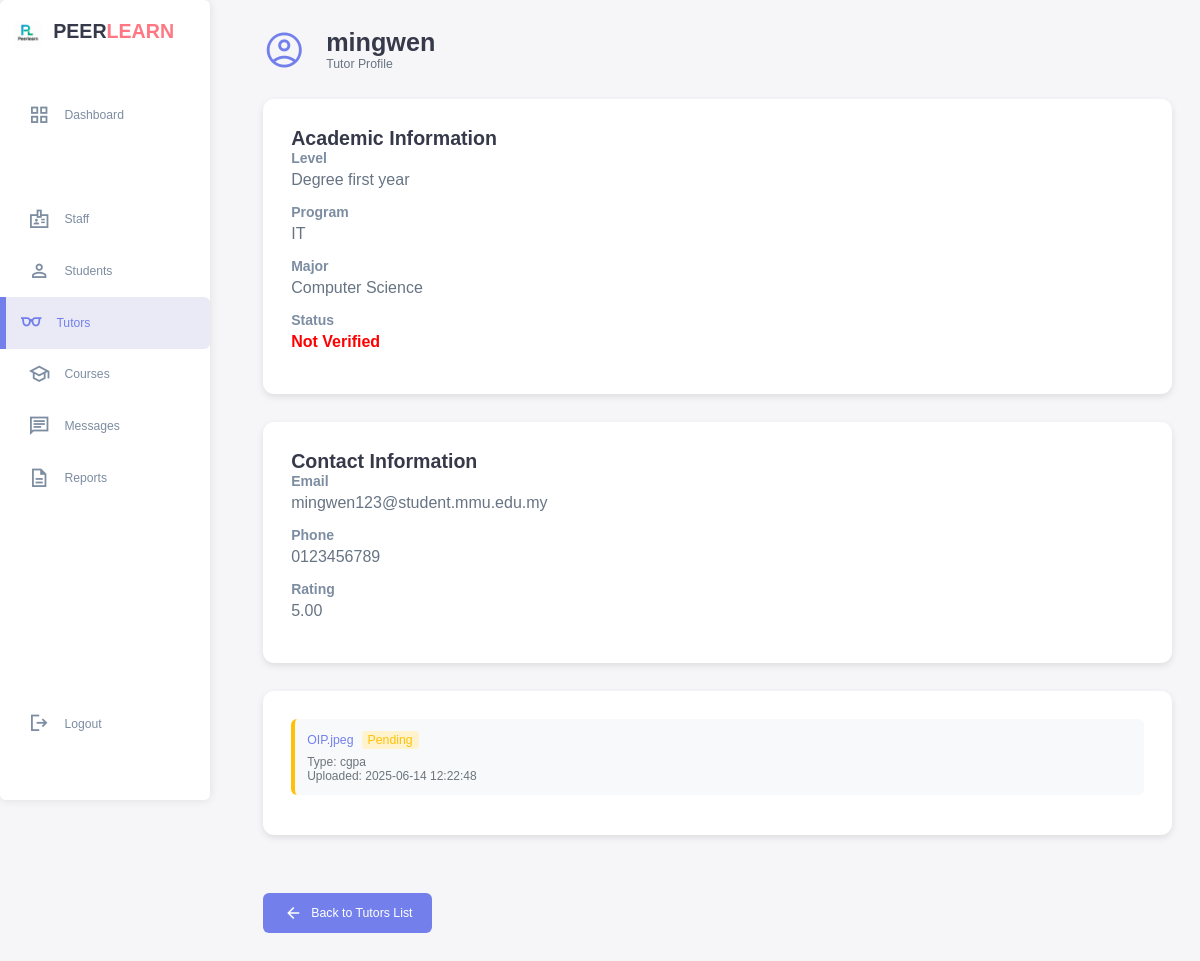
/tutor_details.php?id=16, run on an earlier commit of the app's database.
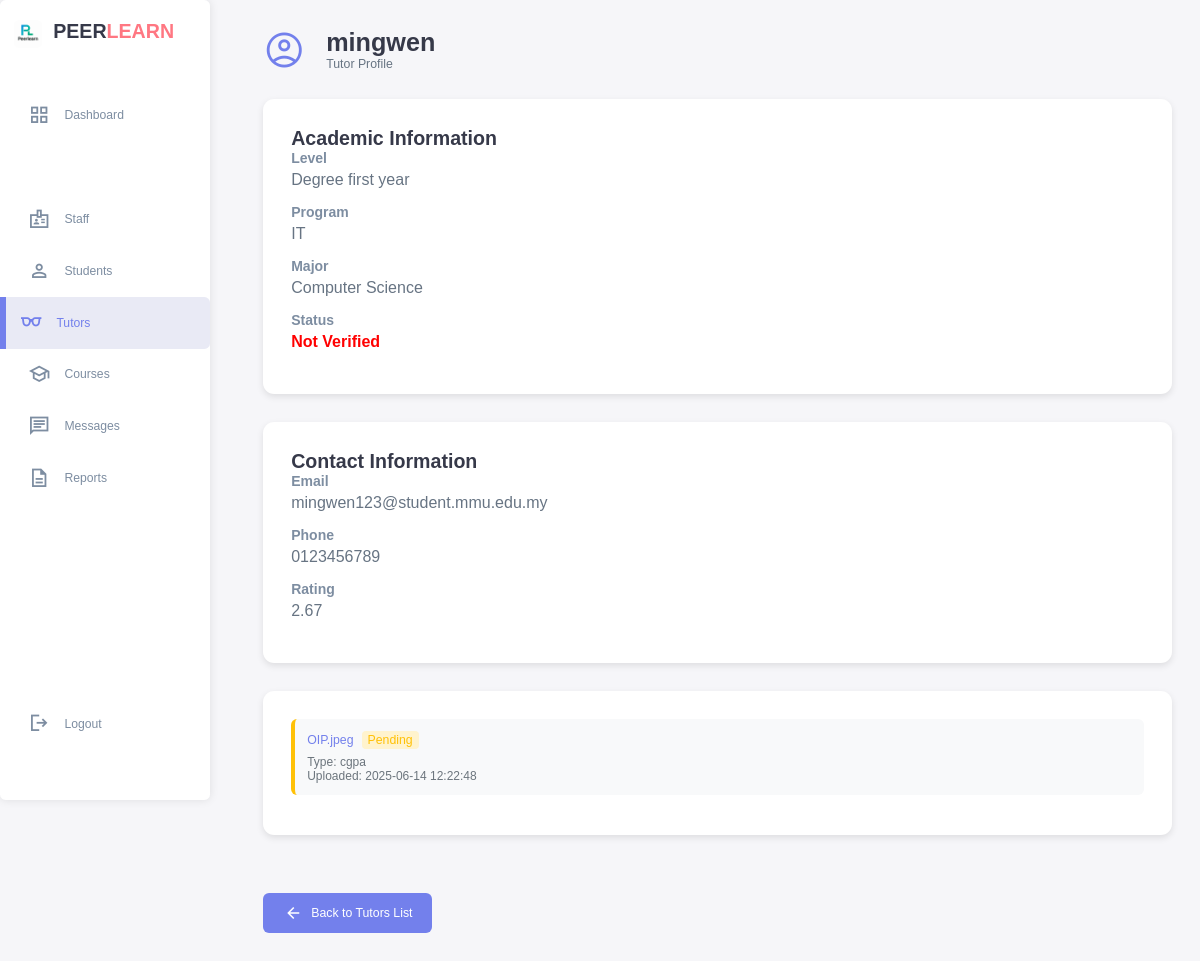
And on a later commit of the database.
### tables this page shows
CREATE TABLE `tutorprofile` (
  `user_id` int(11) NOT NULL,
  `major` varchar(100) DEFAULT NULL,
  `year` varchar(50) DEFAULT NULL,
  `bio` text DEFAULT NULL,
  `qualifications` text DEFAULT NULL,
  `is_verified` tinyint(1) DEFAULT 0,
  `rating` decimal(3,2) DEFAULT 0.00,
  `total_sessions` int(11) DEFAULT 0,
  `program` varchar(255) DEFAULT NULL,
  `status` varchar(50) DEFAULT NULL
);

CREATE TABLE `user` (
  `user_id` int(11) NOT NULL,
  `username` varchar(50) NOT NULL,
  `password` varchar(255) DEFAULT NULL,
  `email` varchar(100) NOT NULL,
  `role` enum('student','tutor','admin') NOT NULL,
  `first_name` varchar(50) NOT NULL,
  `last_name` varchar(50) NOT NULL,
  `phone` varchar(20) DEFAULT NULL,
  `profile_image` varchar(255) DEFAULT NULL,
  `is_active` tinyint(1) DEFAULT 1,
  `created_at` timestamp NOT NULL DEFAULT current_timestamp(),
  `last_login` datetime DEFAULT NULL,
  `reset_token_hash` varchar(64) DEFAULT NULL,
  `reset_token_expires_at` datetime DEFAULT NULL
);

CREATE TABLE `credential_file` (
  `file_id` int(11) NOT NULL,
  `file_name` varchar(255) NOT NULL,
  `file_path` varchar(255) NOT NULL,
  `file_type` varchar(50) NOT NULL,
  `upload_date` timestamp NOT NULL DEFAULT current_timestamp(),
  `is_verified` tinyint(1) DEFAULT 0,
  `verified_by` int(11) DEFAULT NULL,
  `verification_date` datetime DEFAULT NULL,
  `status` enum('pending','approved','rejected') NOT NULL DEFAULT 'pending',
  `rejection_reason` text DEFAULT NULL,
  `user_id` int(11) NOT NULL
);

### tutor_details.php (the view, shortened to what the changed rows need)
<?php
$servername = "localhost";
$username = "root";
$password = "";
$dbname = "peer_tutoring_platform";
$conn = new mysqli($servername, $username, $password, $dbname);
$tutor = null;
$credentials = array();
if(isset($_GET['id']) && !empty($_GET['id'])) {
    $user_id = $conn->real_escape_string($_GET['id']);
    $sql = "SELECT sp.*, u.username, u.email, u.phone,
               sp.is_verified as tutor_is_verified,
               cf.file_id, cf.file_name, cf.file_path, cf.file_type,
               cf.upload_date, cf.status, cf.is_verified, cf.rejection_reason
        FROM tutorprofile sp
        JOIN user u ON sp.user_id = u.user_id
        LEFT JOIN credential_file cf ON sp.user_id = cf.user_id
        WHERE sp.user_id = '$user_id'
        ORDER BY
            CASE WHEN cf.status = 'approved' THEN 0
                 WHEN cf.status = 'pending' THEN 1
                 ELSE 2 END,
            cf.upload_date DESC";
    $result = $conn->query($sql);
    if ($result->num_rows > 0) {
        while($row = $result->fetch_assoc()) {
            if ($tutor === null) {
                $tutor = array(
                    'username' => $row['username'],
                    'email' => $row['email'],
                    'phone' => $row['phone'],
                    'year' => $row['year'],
                    'program' => $row['program'],
                    'major' => $row['major'],
                    'rating' => $row['rating'],
                    'is_verified' => $row['tutor_is_verified']
                );
            }
            if (!empty($row['file_id'])) {
                $credentials[] = array(
                    'file_id' => $row['file_id'],
                    'file_name' => $row['file_name'],
                    'file_path' => $row['file_path'],
                    'file_type' => $row['file_type'],
                    'upload_date' => $row['upload_date'],
                    'status' => $row['status'],
                    'is_verified' => $row['is_verified'],
                    'rejection_reason' => $row['rejection_reason']
                );
            }
        }
    }
}
?>
<!DOCTYPE html>
<html lang="en">
<head>
    <link rel="stylesheet" href="studentstyle.css">
</head>
<body>
    <div class="container">
        <aside>
            <div class="top">
                <div class="logo">
                    <h2>PEER<span class="danger">LEARN</span></h2>
                </div>
            </div>
        </aside>
        <div class="profile-content">
            <?php if(isset($tutor)): ?>
                <div class="profile-header">
                    <span class="material-symbols-sharp profile-icon">account_circle</span>
                    <div class="profile-title">
                        <h1><?php echo htmlspecialchars($tutor['username']); ?></h1>
                        <p>Tutor Profile</p>
                    </div>
                </div>
                <div class="profile-sections">
                    <div class="profile-section">
                        <h2>Academic Information</h2>
                        <div class="detail-item">
                            <strong>Level</strong>
                            <p><?php echo !empty($tutor['year']) ? htmlspecialchars($tutor['year']) : 'N/A'; ?></p>
                        </div>
                        <div class="detail-item">
                            <strong>Program</strong>
                            <p><?php echo !empty($tutor['program']) ? htmlspecialchars($tutor['program']) : 'N/A'; ?></p>
                        </div>
                        <div class="detail-item">
                            <strong>Major</strong>
                            <p><?php echo !empty($tutor['major']) ? htmlspecialchars($tutor['major']) : 'N/A'; ?></p>
                        </div>
                    <div class="detail-item">
                        <strong>Status</strong>
                        <p style="<?php echo isset($tutor['is_verified']) && $tutor['is_verified'] == 1 ? 'color: green;' : 'color: red;'; ?> font-weight: bold;">
                            <?php
                            if (isset($tutor['is_verified'])) {
                                echo $tutor['is_verified'] == 1 ? 'Verified' : 'Not Verified';
                            } else {
                                echo 'Not Verified';
                            }
                            ?>
                        </p>
                    </div>
                    </div>
                    <div class="profile-section">
                        <h2>Contact Information</h2>
                        <div class="detail-item">
                            <strong>Email</strong>
                            <p><?php echo !empty($tutor['email']) ? htmlspecialchars($tutor['email']) : 'N/A'; ?></p>
                        </div>
                        <div class="detail-item">
                            <strong>Phone</strong>
                            <p><?php echo !empty($tutor['phone']) ? htmlspecialchars($tutor['phone']) : 'N/A'; ?></p>
                        </div>
                        <div class="detail-item">
                            <strong>Rating</strong>
                            <p><?php echo !empty($tutor['rating']) ? htmlspecialchars($tutor['rating']) : 'N/A'; ?></p>
                        </div>
                    </div>
                    <div class="profile-section full-width">
                        <?php if (!empty($credentials) && is_array($credentials)): ?>
                            <?php foreach ($credentials as $cred): ?>
                                <?php if (isset($cred['file_id']) && $cred['file_id'] !== null): ?>
                                    <div class="credential-item <?php echo htmlspecialchars($cred['status']); ?>">
                                        <div class="credential-info">
                                            <strong>
                                                <a href="download.php?file_id=<?php echo htmlspecialchars($cred['file_id']); ?>" class="view-credential" target="_blank">
                                                    <?php echo htmlspecialchars($cred['file_name']); ?>
                                                </a>
                                            </strong>
                                            <span class="verification-status <?php echo htmlspecialchars($cred['status']); ?>">
                                                <?php echo ucfirst($cred['status']); ?>
                                            </span>
                                        </div>
                                        <div class="file-type">Type: <?php echo htmlspecialchars($cred['file_type']); ?></div>
                                        <div class="credential-meta">
                                            <span>Uploaded: <?php echo htmlspecialchars($cred['upload_date']); ?></span>
                                        </div>
                                    </div>
                                <?php endif; ?>
                            <?php endforeach; ?>
                        <?php else: ?>
                            <p>No credentials found for this tutor.</p>
                        <?php endif; ?>
                    </div>
                </div>
                <a href="admin_tutors.php" class="back-btn">
                    <span class="material-symbols-sharp">arrow_back</span>
                    Back to Tutors List
                </a>
            <?php endif; ?>
        </div>
    </div>
</body>
</html>

What changed in the data, as far as the page shows it:
changed tutorprofile "Degree first year": rating "5.00" → "2.67"
